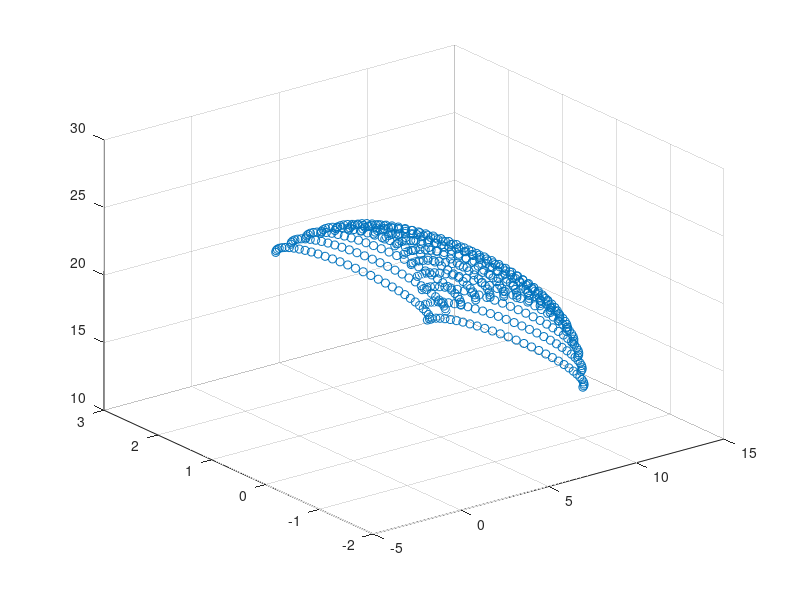

Recreate this plot in MATLAB.
%testing the geometrical model
%giving some values to the system
L1=103.35*10e-2;
L2=125.83*10e-2;
L3=1.4;
theta1=0.1:0.1:0.1;
theta2=0:0.1:pi/2;
theta3=-pi/2:0.1:pi/2;

[Q1,Q2,Q3]=meshgrid(theta1,theta2,theta3);


X=L3*(sin(Q1).*sin(Q3) + cos(Q1).*cos(Q3).*sin(Q2)) + L2*cos(Q1).*sin(Q2);
Y=L2*sin(Q1).*sin(Q2) - L3*(cos(Q1).*sin(Q3) - cos(Q3).*sin(Q1).*sin(Q2));
Z=L1 + L2*cos(Q2) + L3*cos(Q2).*cos(Q3);

%plotting the results
scatter3(X(:),Y(:),Z(:));